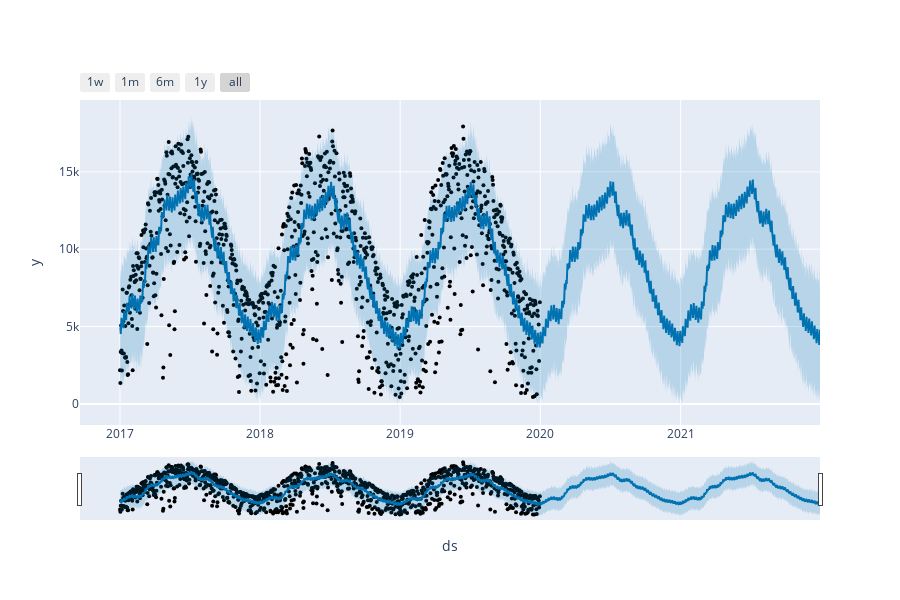

Notebook source saved alongside this figure:
### Code cell
# Python
from fbprophet.plot import plot_plotly, plot_components_plotly

plot_plotly(m, forecast)

### Figure 1 — Plotly figure (JSON) as saved in the notebook; plotly's stock layout.template omitted (floating-point values rounded to 4 significant figures; data arrays with more than 128 entries replaced by an {"elided": "..."} marker saying what was removed)
{"data": [{"marker": {"color": "black", "size": 4}, "mode": "markers", "name": "Actual", "type": "scatter", "x": {"elided": "1095 str values"}, "y": {"elided": "1095 int values"}}, {"hoverinfo": "skip", "line": {"width": 0}, "mode": "lines", "type": "scatter", "x": {"elided": "1825 str values"}, "y": {"elided": "1825 float values"}}, {"fill": "tonexty", "fillcolor": "rgba(0, 114, 178, 0.2)", "line": {"color": "#0072B2", "width": 2}, "mode": "lines", "name": "Predicted", "type": "scatter", "x": {"elided": "1825 str values"}, "y": {"elided": "1825 float values"}}, {"fill": "tonexty", "fillcolor": "rgba(0, 114, 178, 0.2)", "hoverinfo": "skip", "line": {"width": 0}, "mode": "lines", "type": "scatter", "x": {"elided": "1825 str values"}, "y": {"elided": "1825 float values"}}], "layout": {"height": 600, "showlegend": false, "width": 900, "xaxis": {"rangeselector": {"buttons": [{"count": 7, "label": "1w", "step": "day", "stepmode": "backward"}, {"count": 1, "label": "1m", "step": "month", "stepmode": "backward"}, {"count": 6, "label": "6m", "step": "month", "stepmode": "backward"}, {"count": 1, "label": "1y", "step": "year", "stepmode": "backward"}, {"step": "all"}]}, "rangeslider": {"visible": true}, "title": {"text": "ds"}, "type": "date"}, "yaxis": {"title": {"text": "y"}}}}
